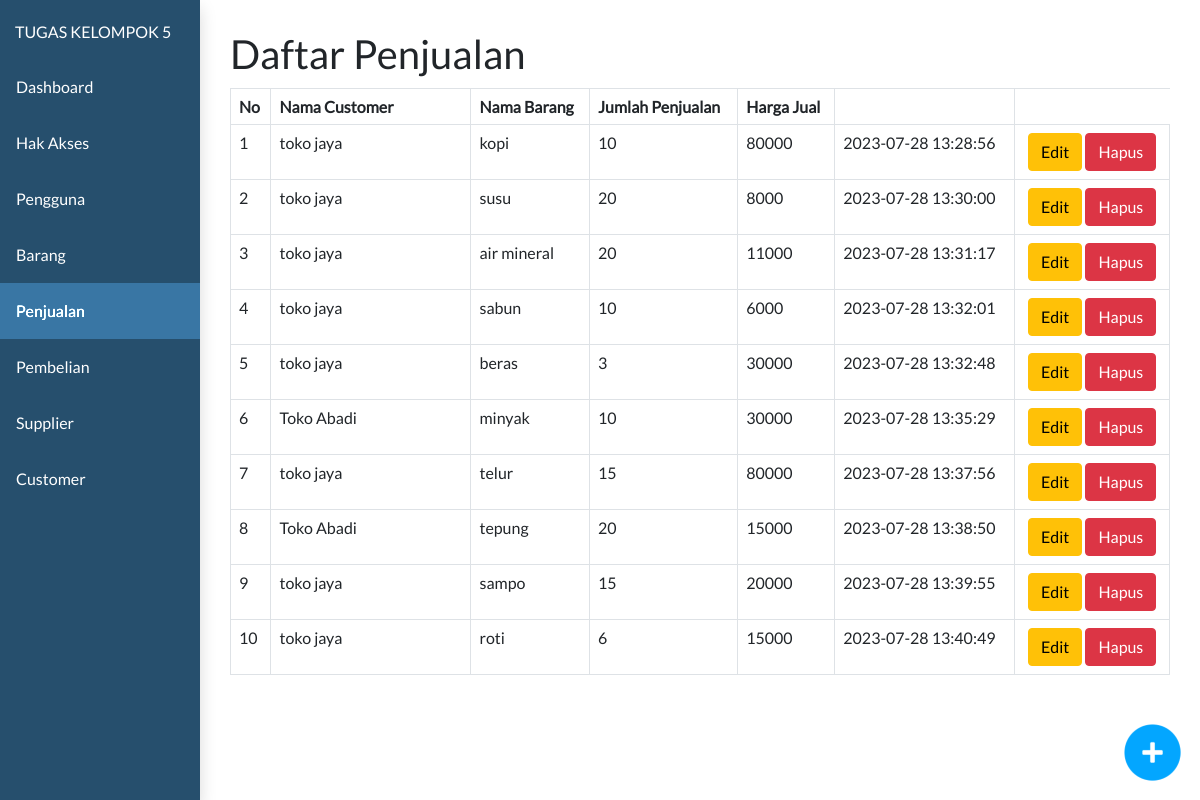
Page /toko/admin.php?page=penjualan&subpage=penjualan-list on the committed database.
### tables this page shows
CREATE TABLE `penjualan` (
  `id_penjualan` int(11) NOT NULL,
  `jumlah_penjualan` int(11) DEFAULT NULL,
  `harga_jual` double DEFAULT NULL,
  `id_barang` int(11) DEFAULT NULL,
  `id_customer` int(11) DEFAULT NULL,
  `created_at` timestamp NULL DEFAULT current_timestamp(),
  `updated_at` timestamp NULL DEFAULT NULL ON UPDATE current_timestamp()
);

CREATE TABLE `customer` (
  `id_customer` int(11) NOT NULL,
  `nama_customer` varchar(50) DEFAULT NULL,
  `alamat_customer` text DEFAULT NULL,
  `no_hp_customer` varchar(20) DEFAULT NULL
);

CREATE TABLE `barang` (
  `id_barang` int(11) NOT NULL,
  `nama_barang` varchar(255) DEFAULT NULL,
  `keterangan` text DEFAULT NULL,
  `satuan` varchar(20) DEFAULT NULL,
  `id_pengguna` int(11) DEFAULT NULL
);

### toko/controller/penjualan_controller.php (called while the page is built, shortened)
<?php
require_once "controller/base_controller.php";
class PenjualanController {
    function callmodel(){
        $baseController = new BaseController();
    }
    function penjualan_list(){
        $model = new model;
        $penjualan_list = $model->select3Table("penjualan", "customer", "barang", "penjualan.id_customer = customer.id_customer", "barang.id_barang = penjualan.id_barang");
        return $penjualan_list;
    }
}
?>

### toko/model/model.php (called while the page is built, shortened)
<?php
class model {
    function select3Table($table, $table2, $table3, $on, $on2){
        require "koneksi.php";
        $data = mysqli_query($connect, "SELECT * FROM (($table INNER JOIN $table2 ON $on) INNER JOIN $table3 ON $on2)");
        $dataarray = array();
            while($row = mysqli_fetch_assoc($data)){
                $dataarray[] = $row;
            }
        return $dataarray;
    }
}
?>

### toko/view/penjualan/penjualan-list.php (the view, shortened to what this page needs)
<?php
require_once "controller/penjualan_controller.php";
$penjualanController = new PenjualanController();
$penjualanController->callasset();
$penjualan_list = $penjualanController->penjualan_list();
?>
<html>
<head>
</head>
<div class="clm-12 np">
  <div class="container-full" id="daftarproduk">
    <h1>Daftar Penjualan</h1>
    <table class="table table-bordered" style="margin-top:10px">
      <?php if ($penjualan_list != null) : ?>
        <thead>
          <th>No</th>
          <th>Nama Customer</th>
          <th>Nama Barang</th>
          <th>Jumlah Penjualan</th>
          <th>Harga Jual</th>
          <th></th>
        </thead>
        <?php $no = 1;
        foreach ($penjualan_list as  $penjualan) : ?>
          <tr>
            <td><?php echo $no;
                $no++ ?></td>
            <td style="width:200px"><?php echo $penjualan['nama_customer'] ?></td>
            <td><?php echo $penjualan['nama_barang'] ?></td>
            <td><?php echo $penjualan['jumlah_penjualan'] ?></td>
            <td><?php echo $penjualan['harga_jual'] ?></td>
            <td><?php echo $penjualan['created_at'] ?></td>
            <td class="text-center">
              <a href="submit.php?penjualan-edit=<?php echo $penjualan['id_penjualan'] ?>"><button class="btn btn-warning">Edit</button></a>
              <a href="submit.php?penjualan-delete=<?php echo $penjualan['id_penjualan'] ?>"><button class="btn btn-danger">Hapus</button></a>
            </td>
          </tr>
        <?php endforeach ?>
      <?php else : ?>
        <tr>
          <td colspan="7" style="text-align:center">Tidak Ada Data.</td>
        </tr>
      <?php endif ?>
    </table>
  </div>
</div>
<div class="fly-right">
  <a href="?page=penjualan&&subpage=penjualan-detail">
    <img src="assets/img/add_blue.png" class="flyitem" style="width:65px; height:65px;">
  </a>
</div>
</html>

### toko/assets/css/style.css (style rules this page uses)
* { font-family: 'lato'; margin: 0px; }
.clm-1, .clm-2, .clm-3, .clm-4, .clm-5, .clm-6, .clm-7, .clm-8, .clm-9, .clm-10, .clm-11, .clm-12 { float:left; padding:10px; box-sizing: border-box; }
.clm-12 { width:100%; }
.container-full { width: 100%; padding:15px;; margin-left: auto; margin-right: auto; box-sizing: border-box; float:left; }
.np { padding:0px; }
.fly-right { position: fixed; bottom:0px; right: 0px; float: left; padding: 15px; }

### rows in the picture
penjualan: id_customer.nama_customer "toko jaya", id_barang.nama_barang "kopi", jumlah_penjualan "10", harga_jual "80000", created_at "2023-07-28 13:28:56"
penjualan: id_customer.nama_customer "toko jaya", id_barang.nama_barang "susu", jumlah_penjualan "20", harga_jual "8000", created_at "2023-07-28 13:30:00"
penjualan: id_customer.nama_customer "toko jaya", id_barang.nama_barang "air mineral", jumlah_penjualan "20", harga_jual "11000", created_at "2023-07-28 13:31:17"
penjualan: id_customer.nama_customer "toko jaya", id_barang.nama_barang "sabun", jumlah_penjualan "10", harga_jual "6000", created_at "2023-07-28 13:32:01"
penjualan: id_customer.nama_customer "toko jaya", id_barang.nama_barang "beras", jumlah_penjualan "3", harga_jual "30000", created_at "2023-07-28 13:32:48"
penjualan: id_customer.nama_customer "Toko Abadi", id_barang.nama_barang "minyak", jumlah_penjualan "10", harga_jual "30000", created_at "2023-07-28 13:35:29"
penjualan: id_customer.nama_customer "toko jaya", id_barang.nama_barang "telur", jumlah_penjualan "15", harga_jual "80000", created_at "2023-07-28 13:37:56"
penjualan: id_customer.nama_customer "Toko Abadi", id_barang.nama_barang "tepung", jumlah_penjualan "20", harga_jual "15000", created_at "2023-07-28 13:38:50"
penjualan: id_customer.nama_customer "toko jaya", id_barang.nama_barang "sampo", jumlah_penjualan "15", harga_jual "20000", created_at "2023-07-28 13:39:55"
penjualan: id_customer.nama_customer "toko jaya", id_barang.nama_barang "roti", jumlah_penjualan "6", harga_jual "15000", created_at "2023-07-28 13:40:49"
